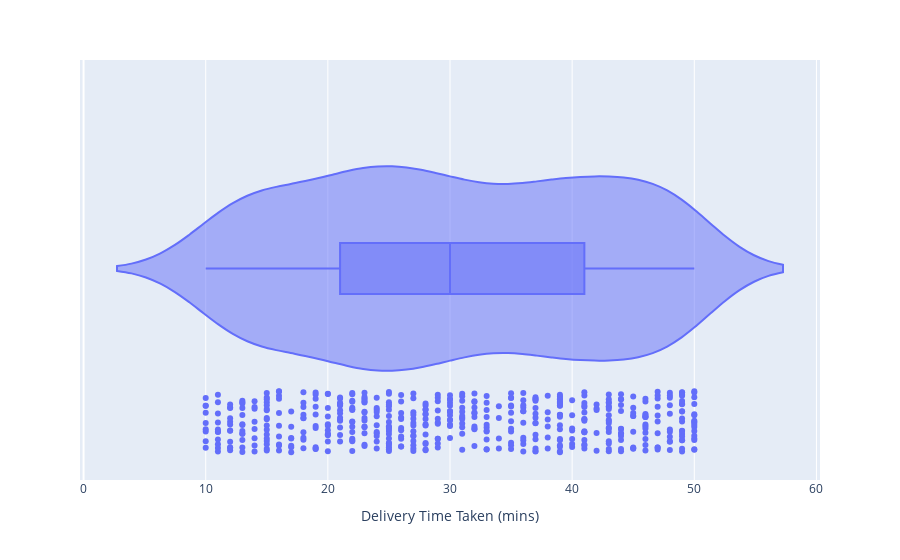

Notebook cell for this chart:
### Code cell
fig = (px.violin(
        df_compained,
        x = 'Delivery Time Taken (mins)',
        box = True , 
        points= 'all'
        


)

)
fig.show()

### Figure 1 — Plotly figure (JSON) as saved in the notebook; plotly's stock layout.template omitted (floating-point values rounded to 4 significant figures; data arrays with more than 128 entries replaced by an {"elided": "..."} marker saying what was removed)
{"data": [{"alignmentgroup": "True", "box": {"visible": true}, "hovertemplate": "Delivery Time Taken (mins)=%{x}<extra></extra>", "legendgroup": "", "marker": {"color": "#636efa"}, "name": "", "offsetgroup": "", "orientation": "h", "points": "all", "scalegroup": "True", "showlegend": false, "type": "violin", "x": {"elided": "500 int values"}, "x0": " ", "xaxis": "x", "y0": " ", "yaxis": "y"}], "layout": {"legend": {"tracegroupgap": 0}, "margin": {"t": 60}, "violinmode": "group", "xaxis": {"anchor": "y", "domain": [0, 1], "title": {"text": "Delivery Time Taken (mins)"}}, "yaxis": {"anchor": "x", "domain": [0, 1]}}}
